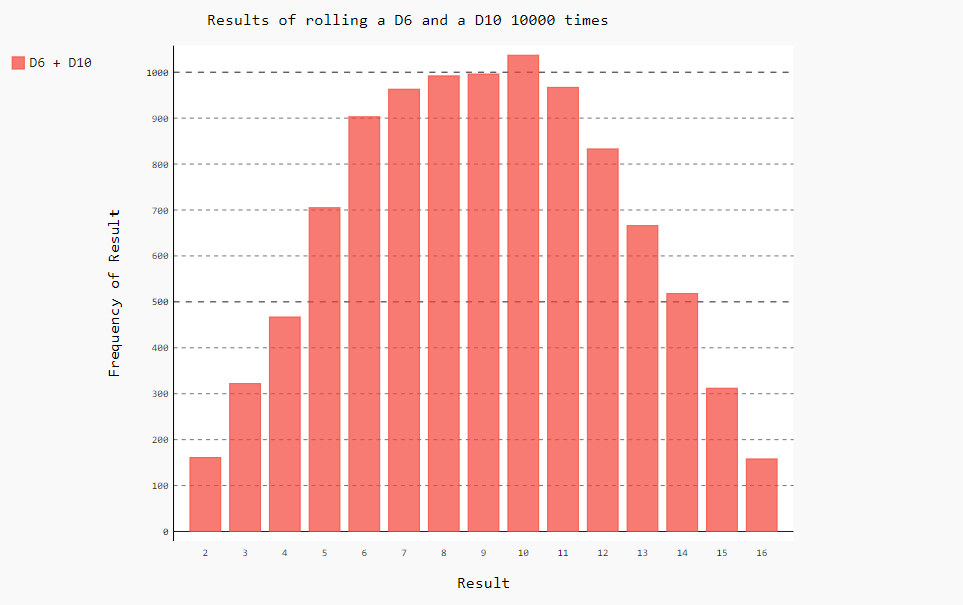

Here is the Python script that generated this plot:
import pygal

from dice import Dice

# Create two dice
dice_1 = Dice()
dice_2 = Dice(10)
r = 10000

max_result = dice_1.num_sides + dice_2.num_sides

def roll(rolls):
    '''Make some rolls, and return results in a list'''
    results = []
    for roll_num in range(rolls):
        result = dice_1.roll() + dice_2.roll()
        results.append(result)
    return results

def frequency():
    '''Analyze the results, and return frequencies in a list'''
    frequencies = []
    results = roll(r)

    for value in range(2, max_result + 1):
        frequency = results.count(value)
        frequencies.append(frequency)
    return frequencies

def get_hist_title(num_sides1, num_sides2, rolls):
    '''Get the title for the histogram, and return a string'''
    if num_sides1 == num_sides2:
        title = 'Results of rolling two D{} {} times'.format(num_sides1, rolls)
    else:
        title = 'Results of rolling a D{} and a D{} {} times'.format(num_sides1, num_sides2, rolls)
    return title

frequencies = frequency()

# Visualize the results
hist = pygal.Bar()

hist.title = get_hist_title(dice_1.num_sides, dice_2.num_sides, r)
hist.x_labels = [i for i in range(2, max_result + 1)]
hist.x_title = 'Result'
hist.y_title = 'Frequency of Result'
hist.add('D{} + D{}'.format(dice_1.num_sides, dice_2.num_sides), frequencies)
hist.render_to_file('dice_visual.svg')
